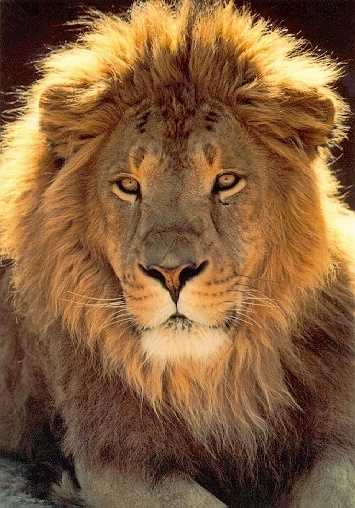
#> input picture imagens/leao.jpg, 355 x 508 px
$ python passo03.py   (older library calls are emulated)
#> lines starting #> are read from the running program, lines starting #| are printed output that depends on the picture; after the words box and inside, x2 and y2 are one past the last pixel; in counts of white or black regions, pixels touching at a corner belong together
import cv2
import numpy as  np

# carregar a imagem
imagem = cv2.imread("imagens/leao.jpg")
#> imagem is the input picture: shape (508, 355, 3); mean B, G, R 59.7, 94.7, 132.3

#correção de imagem
if imagem is None:
    print("Erro a imagem.")
else:
    #convertendo em cinza para se usada nas funções
    cinza = cv2.cvtColor(imagem, cv2.COLOR_BGR2GRAY)
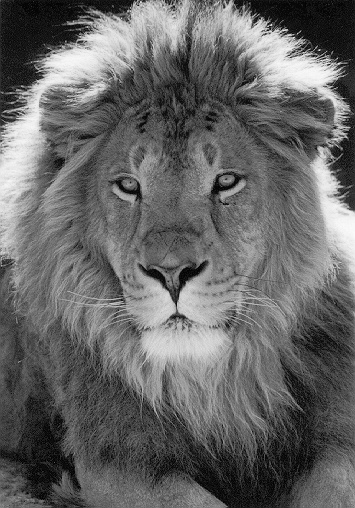
#> cinza: shape (508, 355); min 0, max 251, mean 102
    # filtro com a função Canny
    bordas = cv2.Canny(cinza, 100, 200)
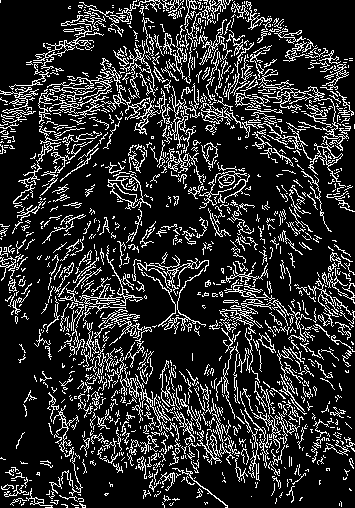
#> bordas: shape (508, 355); 17.1% white in thin lines or dots
    #filtrar a imagem para blur
    blur = cv2.GaussianBlur(imagem, (5,5), 10)
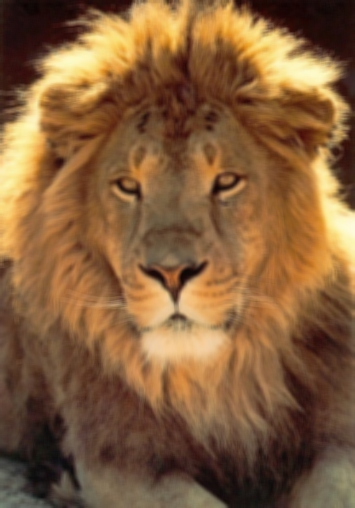
#> blur: shape (508, 355, 3); mean B, G, R 59.7, 94.7, 132.3
    #filtrar para Sobel
    sobel= cv2.Sobel(cinza, cv2.CV_64F, 0, 1, ksize=5)
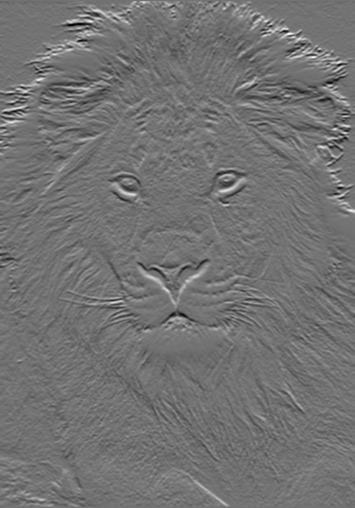
#> sobel: shape (508, 355) float64; min -6696, max 8183, mean 10.9; drawn with min black and max white


    cv2.imshow('imagem filtrada GaussianBlur', blur)
    cv2.imshow('imagem filtrada Canny', bordas)
    cv2.imshow('Imagem filtrada Sobel', sobel)
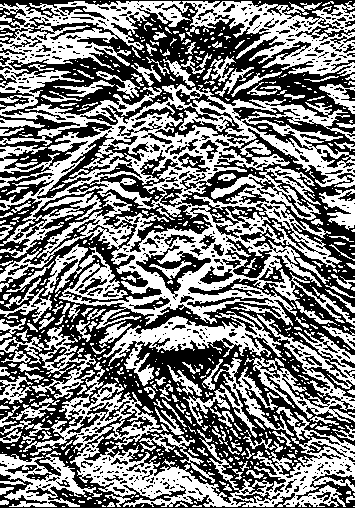
#> window 'Imagem filtrada Sobel': shape (508, 355); 49.2% white; 747 white regions (574 under 20 px), largest, box (x1, y1, x2, y2) and area: (0, 1, 355, 329) 47295, (23, 362, 355, 507) 11530, (103, 311, 282, 386) 3645

    #tecla q
    cv2.waitKey(0)
    cv2.destroyAllWindows()

$ run again, with imagens/filhote.webp saved as imagens/leao.jpg
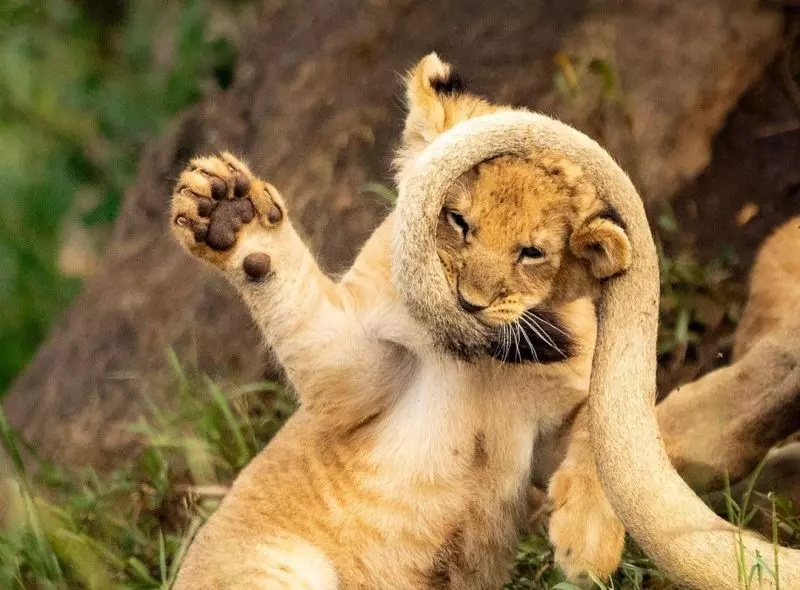
#> input picture imagens/filhote.webp, 800 x 590 px
#> imagem is the input picture: shape (590, 800, 3); mean B, G, R 73.9, 115.3, 140.7
#> `bordas = cv2.Canny(cinza, 100, 200)`:
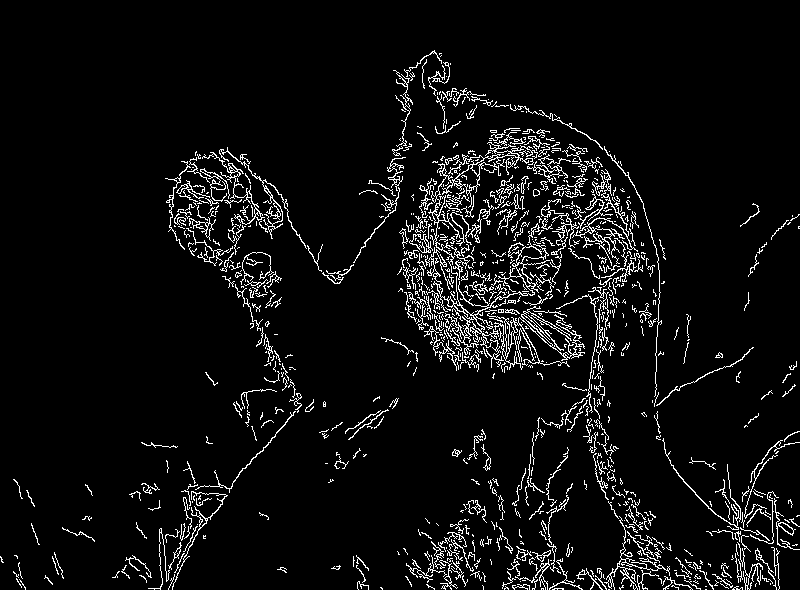
#> bordas: shape (590, 800); 5.8% white in thin lines or dots
#> `cv2.imshow('Imagem filtrada Sobel', sobel)`:
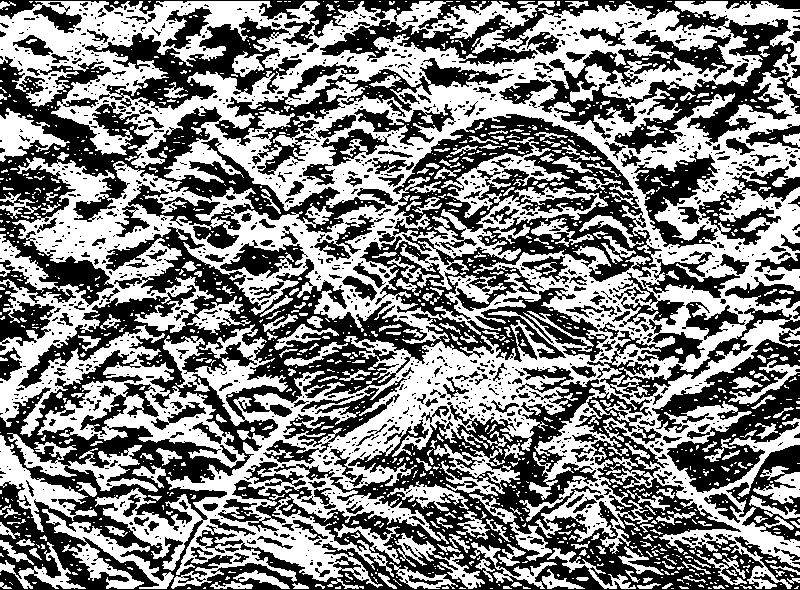
#> window 'Imagem filtrada Sobel': shape (590, 800); 50.9% white; 1481 black regions (1222 under 20 px), largest, box (x1, y1, x2, y2) and area: (0, 114, 800, 590) 110375, (0, 56, 514, 307) 28122, (0, 0, 800, 154) 23670

$ run again, with imagens/leoamae.webp saved as imagens/leao.jpg
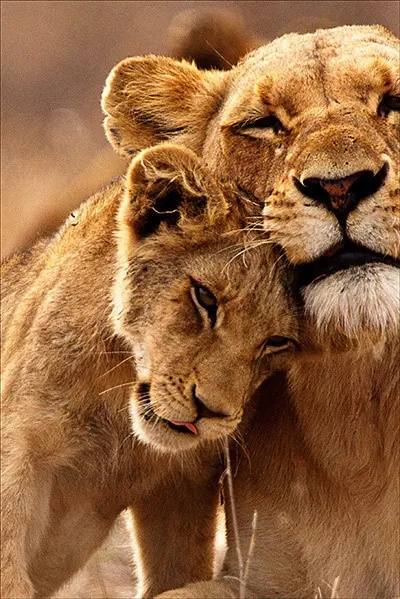
#> input picture imagens/leoamae.webp, 400 x 599 px
#> imagem is the input picture: shape (599, 400, 3); mean B, G, R 64.4, 102.4, 148.3
#> `bordas = cv2.Canny(cinza, 100, 200)`:
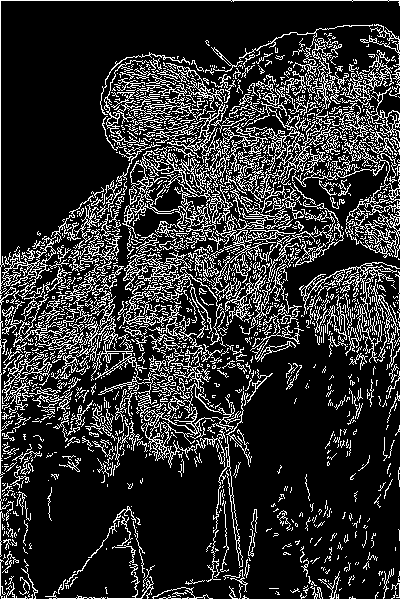
#> bordas: shape (599, 400); 18.4% white in thin lines or dots
#> `cv2.imshow('Imagem filtrada Sobel', sobel)`:
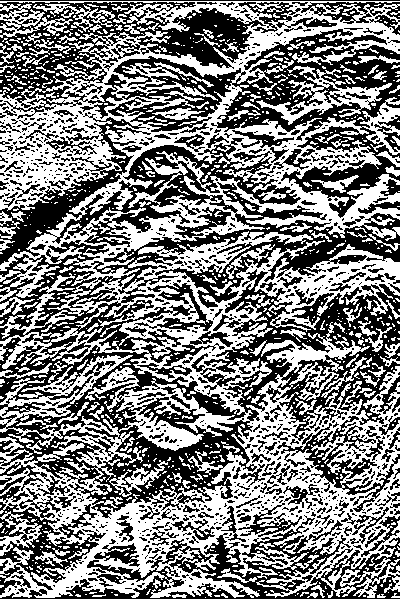
#> window 'Imagem filtrada Sobel': shape (599, 400); 49.9% white; 911 white regions (745 under 20 px), largest, box (x1, y1, x2, y2) and area: (0, 1, 400, 598) 101251, (256, 66, 392, 125) 2065, (0, 4, 73, 38) 880
